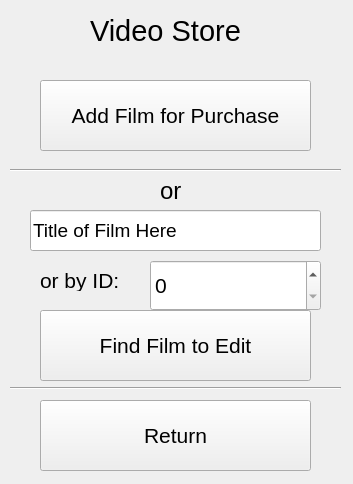
<?xml version="1.0" encoding="UTF-8"?>
<ui version="4.0">
 <class>PurchasesWindow</class>
 <widget class="QMainWindow" name="PurchasesWindow">
  <property name="geometry">
   <rect>
    <x>0</x>
    <y>0</y>
    <width>353</width>
    <height>484</height>
   </rect>
  </property>
  <property name="minimumSize">
   <size>
    <width>353</width>
    <height>484</height>
   </size>
  </property>
  <property name="windowTitle">
   <string>MainWindow</string>
  </property>
  <widget class="QWidget" name="centralwidget">
   <property name="maximumSize">
    <size>
     <width>353</width>
     <height>484</height>
    </size>
   </property>
   <widget class="QLabel" name="label">
    <property name="geometry">
     <rect>
      <x>90</x>
      <y>10</y>
      <width>171</width>
      <height>41</height>
     </rect>
    </property>
    <property name="font">
     <font>
      <pointsize>22</pointsize>
     </font>
    </property>
    <property name="text">
     <string>Video Store</string>
    </property>
   </widget>
   <widget class="QPushButton" name="purchaseAddNew">
    <property name="geometry">
     <rect>
      <x>40</x>
      <y>80</y>
      <width>271</width>
      <height>71</height>
     </rect>
    </property>
    <property name="font">
     <font>
      <pointsize>16</pointsize>
     </font>
    </property>
    <property name="text">
     <string>Add Film for Purchase</string>
    </property>
   </widget>
   <widget class="Line" name="line">
    <property name="geometry">
     <rect>
      <x>10</x>
      <y>160</y>
      <width>331</width>
      <height>21</height>
     </rect>
    </property>
    <property name="orientation">
     <enum>Qt::Horizontal</enum>
    </property>
   </widget>
   <widget class="QLabel" name="label_2">
    <property name="geometry">
     <rect>
      <x>160</x>
      <y>180</y>
      <width>31</width>
      <height>21</height>
     </rect>
    </property>
    <property name="font">
     <font>
      <pointsize>18</pointsize>
     </font>
    </property>
    <property name="text">
     <string>or</string>
    </property>
   </widget>
   <widget class="QLineEdit" name="purchaseTitleField">
    <property name="geometry">
     <rect>
      <x>30</x>
      <y>210</y>
      <width>291</width>
      <height>41</height>
     </rect>
    </property>
    <property name="font">
     <font>
      <pointsize>14</pointsize>
     </font>
    </property>
    <property name="text">
     <string>Title of Film Here</string>
    </property>
   </widget>
   <widget class="QPushButton" name="purchaseEdit">
    <property name="geometry">
     <rect>
      <x>40</x>
      <y>310</y>
      <width>271</width>
      <height>71</height>
     </rect>
    </property>
    <property name="font">
     <font>
      <pointsize>16</pointsize>
     </font>
    </property>
    <property name="text">
     <string>Find Film to Edit</string>
    </property>
   </widget>
   <widget class="Line" name="line_2">
    <property name="geometry">
     <rect>
      <x>10</x>
      <y>380</y>
      <width>331</width>
      <height>16</height>
     </rect>
    </property>
    <property name="orientation">
     <enum>Qt::Horizontal</enum>
    </property>
   </widget>
   <widget class="QPushButton" name="purchaseReturn">
    <property name="geometry">
     <rect>
      <x>40</x>
      <y>400</y>
      <width>271</width>
      <height>71</height>
     </rect>
    </property>
    <property name="font">
     <font>
      <pointsize>16</pointsize>
     </font>
    </property>
    <property name="text">
     <string>Return</string>
    </property>
   </widget>
   <widget class="QSpinBox" name="purchaseIdField">
    <property name="geometry">
     <rect>
      <x>150</x>
      <y>260</y>
      <width>171</width>
      <height>51</height>
     </rect>
    </property>
    <property name="font">
     <font>
      <pointsize>16</pointsize>
     </font>
    </property>
   </widget>
   <widget class="QLabel" name="label_3">
    <property name="geometry">
     <rect>
      <x>40</x>
      <y>270</y>
      <width>101</width>
      <height>21</height>
     </rect>
    </property>
    <property name="font">
     <font>
      <pointsize>16</pointsize>
     </font>
    </property>
    <property name="text">
     <string>or by ID:</string>
    </property>
   </widget>
  </widget>
 </widget>
 <resources/>
 <connections/>
</ui>
